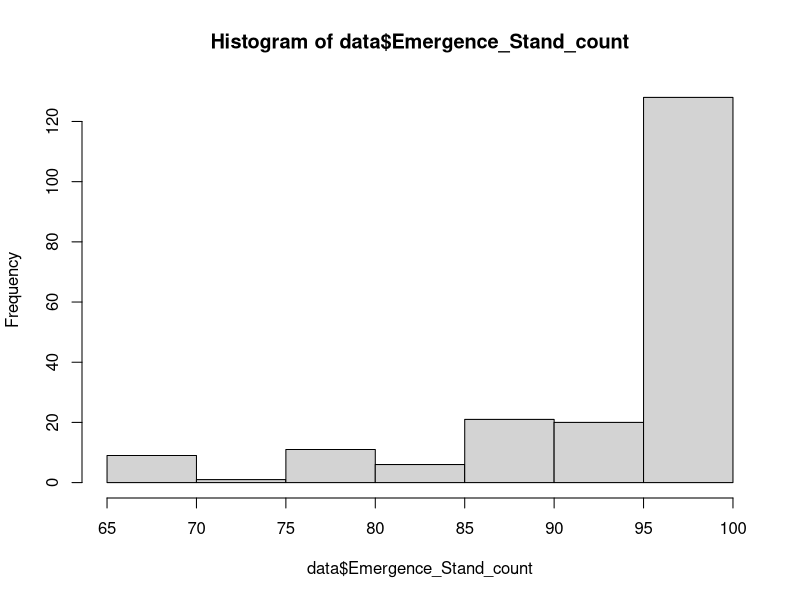
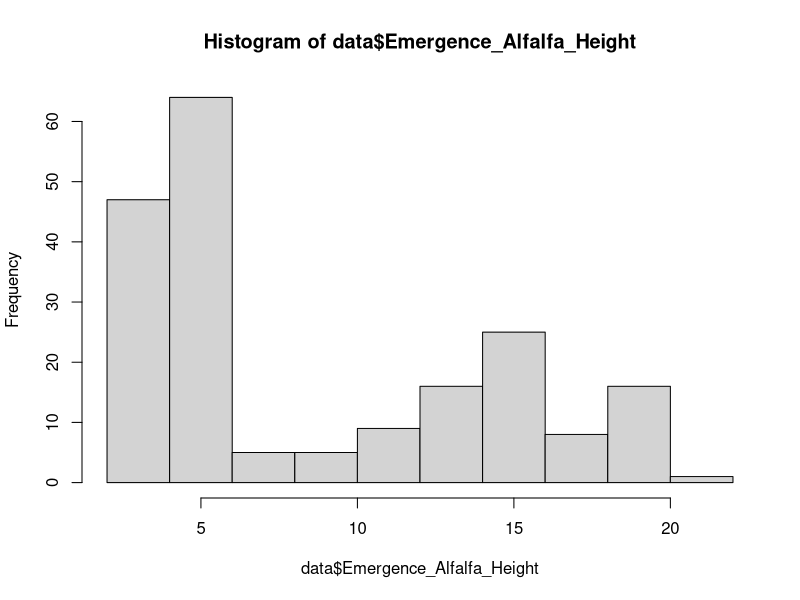
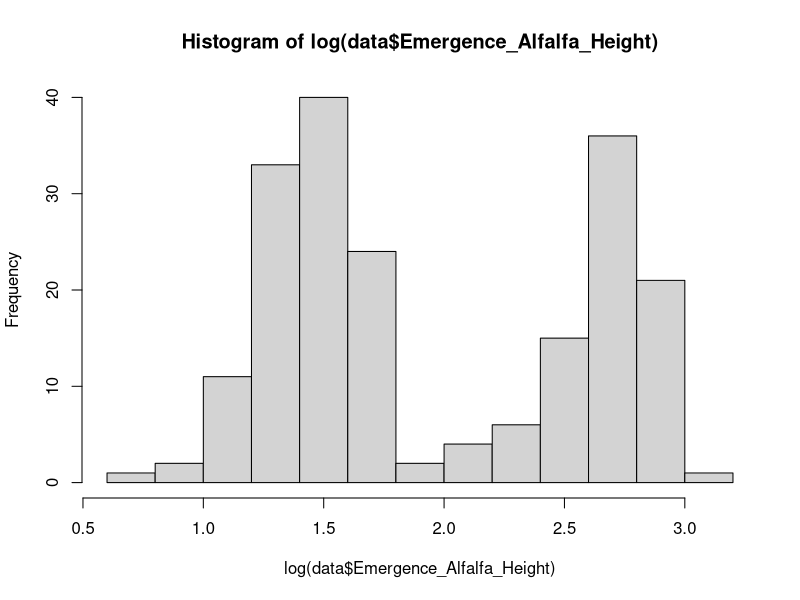
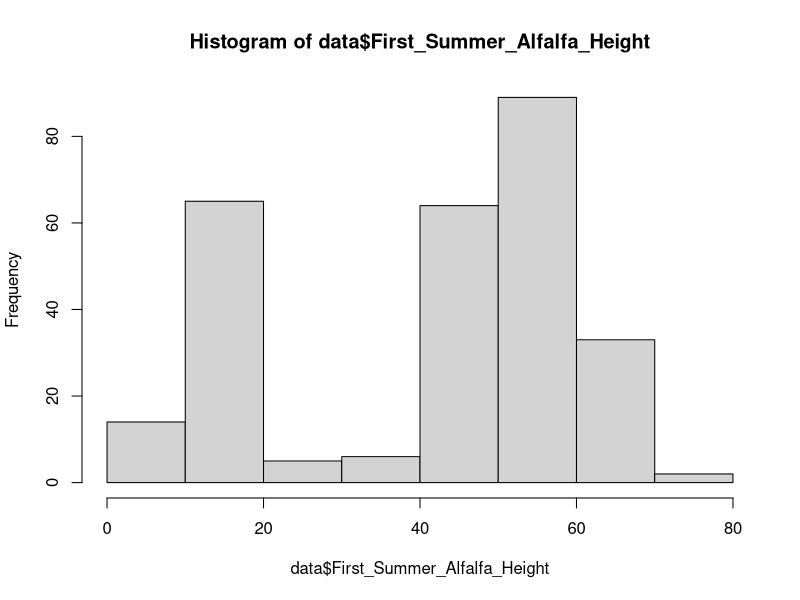
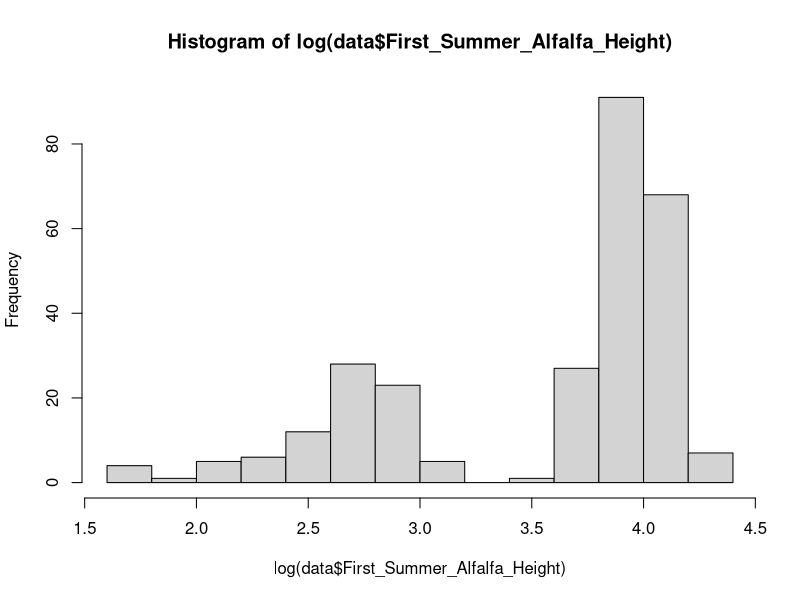
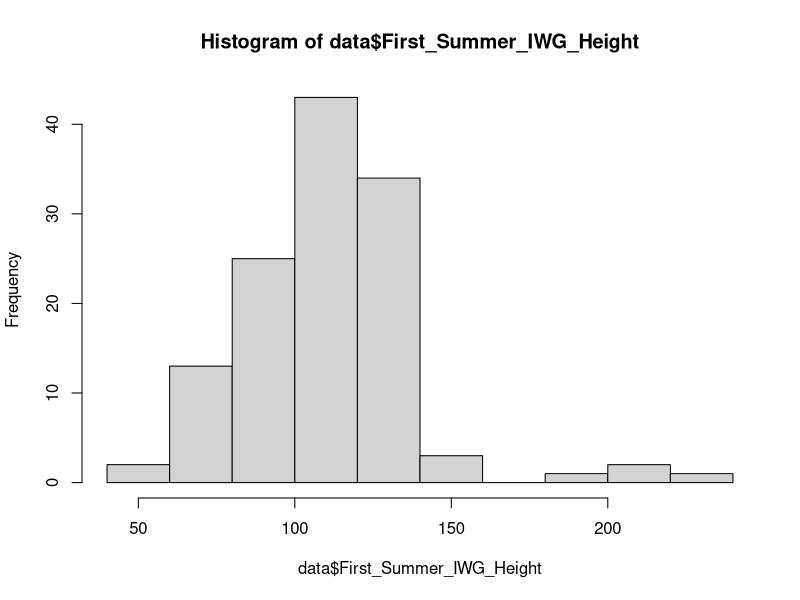
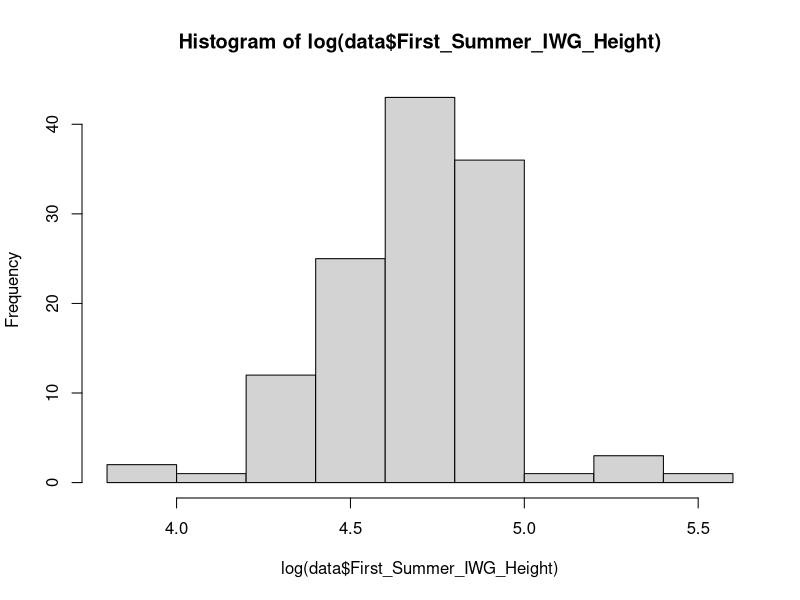
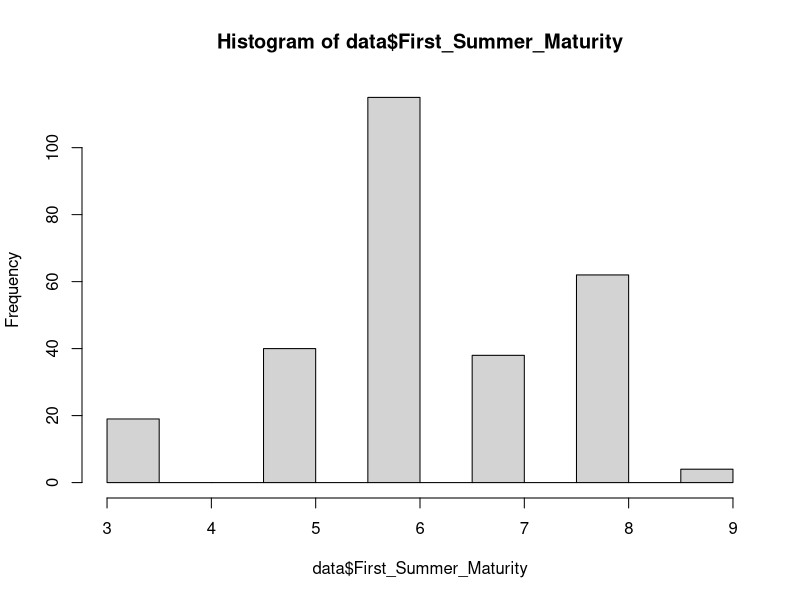

Here is the R script that generated these plots, in order:
## ---- chunk 1
knitr::opts_chunk$set(echo = TRUE, root.dir='/Users/lkt38/Documents/Github/Alf-IWG_Selection')
## ---- chunk 2
library(MASS)
library(corrplot)
## ---- chunk 3
data <- read.csv('data/Intermediate/data_shared_across_locations.csv')
## ---- chunk 4
colnames(data)

hist(data$Emergence_Stand_count) # left skewed

hist(data$Emergence_Alfalfa_Height) # not normal
hist(log(data$Emergence_Alfalfa_Height)) # bimodal

hist(data$First_Summer_Alfalfa_Height) # bimodal
hist(log(data$First_Summer_Alfalfa_Height)) # bimodal

hist(data$First_Summer_IWG_Height) # outliers
hist(log(data$First_Summer_IWG_Height))

hist(data$First_Summer_Maturity)

hist(data$First_Summer_Alfalfa_Stand_count) # left skewed

hist(data$First_Summer_Lodging) # right skewed
hist(log(data$First_Summer_Lodging)) # uniform

hist(data$First_Yr_Regrowth_Vigor)

hist(data$First_Summer_ALF_Biomass) # right skewed 
hist(sqrt(data$First_Summer_ALF_Biomass))

hist(data$First_Summer_IWG_Biomass) # outlier
hist(log(data$First_Summer_IWG_Biomass))

hist(data$First_Summer_Grain_Biomass)

## ---- chunk 5
data$First_Summer_IWG_Height_log <- log(data$First_Summer_IWG_Height)
data$First_Summer_ALF_Biomass_sqrt <- sqrt(data$First_Summer_ALF_Biomass)
data$First_Summer_IWG_Biomass_log <- log(data$First_Summer_IWG_Biomass)

# make data frame of normal values
data2 <- data[,c('LOC', 'Entry', 'Rep', 'selected', 'selection_location', 'First_Summer_IWG_Height_log', 'First_Summer_Maturity', 'First_Yr_Regrowth_Vigor', 'First_Summer_ALF_Biomass_sqrt', 'First_Summer_IWG_Biomass_log', 'First_Summer_Lodging')]
## ---- chunk 6
correlations = cor(data2[,c(6:ncol(data2))], use = "pairwise.complete.obs")
corrplot.mixed(correlations, order = 'AOE')
## leave blank on non-significant coefficient
## add significant correlation coefficients
testRes = cor.mtest(data2[,c(6:ncol(data2))], conf.level = 0.95)
corrplot(correlations, p.mat = testRes$p, method = 'circle', type = 'lower', insig='blank',
         addCoef.col ='black', number.cex = 0.8, order = 'AOE', diag=FALSE)
